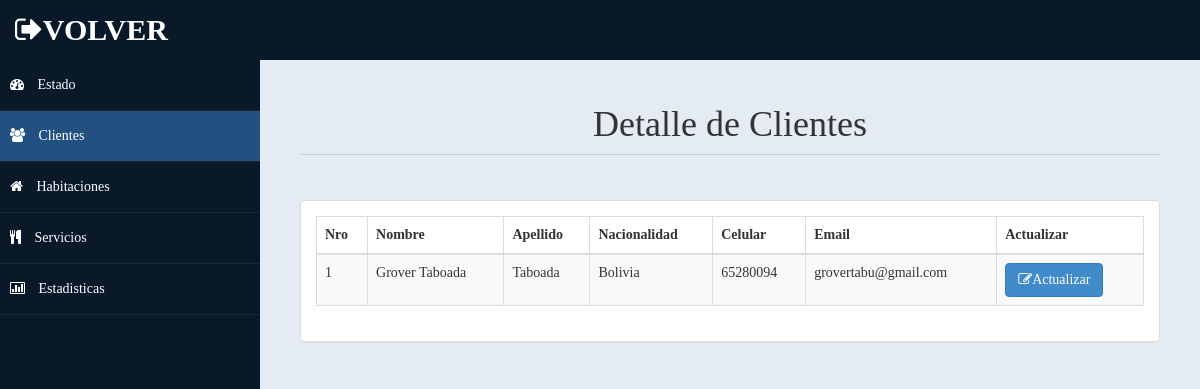
/admin/cliente.php, run on the app's committed database.
### tables this page shows
CREATE TABLE `cliente` (
  `Id` int(11) NOT NULL,
  `Ci` int(11) DEFAULT NULL,
  `Nombre` varchar(35) NOT NULL,
  `Apellido` varchar(35) NOT NULL,
  `Nacionalidad` varchar(30) DEFAULT NULL,
  `Celular` int(11) DEFAULT NULL,
  `Email` varchar(45) DEFAULT NULL
);

### admin/cliente.php (the view, shortened to what this page needs)
<!DOCTYPE html>
<html>
<head>
    <link href="../assets/css/bootstrap.css" rel="stylesheet" />
    <link href="../assets/css/font-awesome.css" rel="stylesheet" />
    <link rel="stylesheet" href="../assets/css/morris.css">
    <link href="../assets/css/custom-styles.css" rel="stylesheet" />
    <link href="../assets/js/dataTables/dataTables.bootstrap.css" rel="stylesheet" />
</head>
<body>
    <div id="wrapper">
      <nav class="navbar navbar-default top-navbar" role="navigation">
            <div class="navbar-header">
                <a class="navbar-brand" href="../index.php"><i class="fa fa-sign-out" ></i>VOLVER </a>
            </div>
        </nav>
         <nav class="navbar-default navbar-side" role="navigation">
            <div class="sidebar-collapse">
                <ul class="nav" id="main-menu">
                    <li><a  href="../index.php"><i class="fa fa-dashboard"></i> Estado</a>
                    </li>
                    <li>
                        <a class="active-menu" href="#"><i class="fa fa-users"></i> Clientes</a>
                    </li>
                    <li>
                        <a href="../admin/habitacion.php"><i class="fa fa-home"></i> Habitaciones</a>
                    </li>
                    <li>
                        <a href="../admin/servicios.php"><i class="fa fa-cutlery"></i> Servicios</a>
                    </li>
                    <li>
                        <a href="../Estadisticas/estadisticas.php"><i class="fa fa-bar-chart-o"></i> Estadisticas</a>
                    </li>
                </ul>
              </div>
        </nav>
        <div id="page-wrapper" >
            <div id="page-inner">
       <div class="row">
                    <div class="col-md-12">
                       <center> <h1 class="page-header">
                           Detalle de Clientes
                        </h1> </center>
                    </div>
                </div>
            <div class="row">
        <?php
        include('../conexion.php');
?>
                <div class="col-md-12">
                    <div class="panel panel-default">
                        <div class="panel-body">
                            <div class="table-responsive">
                                <table class="table table-striped table-bordered table-hover" id="dataTables-example" >
                                    <thead>
                                        <tr>
                                            <th>Nro</th>
                                            <th>Nombre</th>
                                            <th>Apellido</th>
                                            <th>Nacionalidad</th>
                                            <th>Celular</th>
                                            <th>Email</th>
                                            <th>Actualizar</th>
                                        </tr>
                                    </thead>
                                    <tbody>
                  <?php
                    $sql1 = "SELECT * FROM cliente";
                                        $result1=$con->query($sql1);
                    while($row=$result1->fetch_assoc() )
                                        {
                      echo"<tr>
                        <td>".$row['Id']." </td>
                        <td>".$row['Nombre']." ".$row['Apellido']."</td>
                        <td>".$row['Apellido']."</td>
                        <td>".$row['Nacionalidad']."</td>
                        <td>".$row['Celular']."</td>
                        <td>".$row['Email']."</td>
                        <th><a href='actualizarCliente.php?id=".$row['Id']."' class='btn btn-primary' >
                                        <i class='fa fa-edit'></i>Actualizar</a></th>
                      </tr>";
                    }
                  ?>
                                    </tbody>
                                </table>
                            </div>
                        </div>
                    </div>
                </div>
            </div>
                </div>
            </div>
    </div>

### assets/css/custom-styles.css (style rules this page uses)
body { font-family: ‘Palatino Linotype’, ‘Book Antiqua’, Palatino, serif; }
#wrapper { width: 100%; background:#09192A; }
#page-wrapper { padding: 15px 15px; min-height: 600px; background:#E5EBF2; }
#page-inner { width:100%; margin:10px 20px 10px 0px; background-color:transparent; padding:10px; min-height:700px; }
h1, .h1, h2, .h2, h3, .h3 { margin-top: 7px; margin-bottom: -5px; }
.page-header { padding-bottom: 9px; margin: 10px 0 45px; border-bottom: 1px solid #C7D1DD; }
.top-navbar { margin:0px; }
.top-navbar .navbar-brand { color: #fff; width: 260px; text-align: left; height: 60px; font-size: 30px; font-weight: 700; text-transform: uppercase; line-height: 30px; }
.active-menu { background-color:#225081!important; }
.sidebar-collapse , .sidebar-collapse .nav { background:none; }
.sidebar-collapse .nav { padding:0; }
.sidebar-collapse .nav > li > a { color:#fff; background:transparent; text-shadow:none; }
.sidebar-collapse > .nav > li > a { padding:15px 10px; }
.sidebar-collapse > .nav > li { border-bottom: 1px solid rgba(107, 108, 109, 0.19); }
.navbar-side { border:none; background-color: transparent; }
.top-navbar { background:#09192A; border-bottom:none; }
.navbar-default { border:0px solid black; }
.navbar-header { background: #09192A; }
.nav > li > a > i { margin-right:10px; }
@media (min-width:768px) { #page-wrapper { margin: 0 0 0 260px; padding: 15px 30px; min-height: 700px; } }
@media (min-width:768px) { .navbar-side { z-index: 1; position: absolute; width: 260px; } }
@media (min-width:768px) { .navbar { border-radius: 0px; } }

### data on the page
cliente: Id "1", Nombre "Grover", Apellido "Taboada", Nacionalidad "Bolivia", Celular "65280094", Email "grovertabu@gmail.com"
